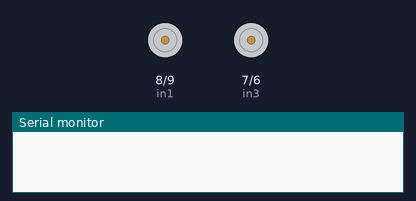
This sketch was run on a simulated Arduino Uno, built with avr-gcc and run on an emulated ATmega328P. On the bench: motor-driver pin pairs drawn as motors (green arrow = first pin HIGH = forward, orange = second pin HIGH = backward, longer = more drive, scaled by the enable pin), the last lines printed to the serial monitor.

Above: at 0.5 s.
At 2.96 s:
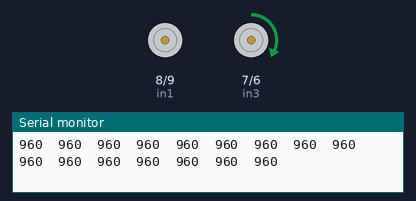
Timing chart, 0 to 3.3 s (numbered marks = the images above):
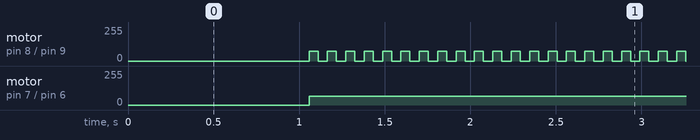

Measured:
- by itself, motor on pin 8 (in1) / pin 9 (in2): alternates forward 73/255 for 0.05 s and stopped for 0.05 s
- by itself, motor on pin 7 (in3) / pin 6 (in4): stopped → forward 67/255 at 1.1 s

The sketch:

Line_follow.ino
```cpp
// connect motor controller pins to Arduino digital pins
// motor one
#include <QTRSensors.h>
QTRSensors qtr;

//[-60,-52,-44,-36,-28,-20,-12,-4,4,12,20,28,36,44,52,60]

const uint8_t SensorCount = 16;
float sensorW[16] = { -0.60, -0.52, -0.44, -0.36, -0.28, -0.20, -0.12, -0.4, 0.4, 0.12, 0.20, 0.28, 0.36, 0.44, 0.52, 0.60 };
uint16_t sensorValues[SensorCount];
double weightedVal[SensorCount];

double position = 0;
double P, I, D, PID, PreErr = 0;
double offset = 3;
;  //7.5
double motorSpeedA;
double motorSpeedB;
double baseSpeed = 70;
double Kp = 1.25;
double Kd = 1.8;

int enA = 10;
int in1 = 8;
int in2 = 9;
// motor two
int enB = 5;
int in3 = 7;
int in4 = 6;

void setup()

{
  // set all the motor control pins to outputs
  pinMode(enA, OUTPUT);
  pinMode(enB, OUTPUT);
  pinMode(in1, OUTPUT);
  pinMode(in2, OUTPUT);
  pinMode(in3, OUTPUT);
  pinMode(in4, OUTPUT);

  qtr.setTypeRC();
  qtr.setSensorPins((const uint8_t[]){ 31, 32, 33, 34, 35, 36, 37, 38, 39, 40, 41, 42, 43, 44, 45, 46 }, SensorCount);
  qtr.setEmitterPin(2);

  Serial.begin(9600);

  digitalWrite(in1, LOW);
  digitalWrite(in2, LOW);
  digitalWrite(in3, LOW);
  digitalWrite(in4, LOW);
}

void sensorRead() {
  double weightedSum = 0;
  double actualSum = 0;
  qtr.read(sensorValues);
  for (uint8_t i = 0; i < SensorCount; i++) {
    sensorValues[i] = map(sensorValues[i], 0, 2500, 1000, 0);
    weightedVal[i] = sensorW[i] * sensorValues[i];
    actualSum += sensorValues[i];
    weightedSum += weightedVal[i];
    Serial.print(sensorValues[i]);
    Serial.print('\t');
  }
  Serial.println("");

  position = weightedSum / actualSum;
  //Serial.println(position*100);


  delay(50);
}


void PID_control() {
  // Serial.println("Kp " + String(Kp,4) + "   KI " + String(Ki,4) + "   KD " + String(Kd,4) );
  //Serial.Println(positionLine);
  P = position * 100;
  D = P - PreErr;
  PID = Kp * P + Kd * D;

  PreErr = P;


  double MSpeedA = baseSpeed + offset - PID;  //
  double MSpeedB = baseSpeed - offset + PID;  //offset has been added to balance motor speeds


  // // constraints for speed

  if (MSpeedA > 140) {
    MSpeedA = 140;
  }

  if (MSpeedB > 140) {
    MSpeedB = 140;
  }

  if (MSpeedA < 40) {
    MSpeedA = 40;
  }

  if (MSpeedB < 30) {
    MSpeedB = 30;
  }

  //Serial.println("Position   " + String(position*100) + "  D  " + String(D) +  "  PID  "+ String(PID));
  // Serial.println("A   " + String(MSpeedA-offset)+ "   B   " +String(MSpeedB+offset));
  //enable pwm
  analogWrite(enA, MSpeedA);
  analogWrite(enB, MSpeedB);

  digitalWrite(in1, HIGH);
  digitalWrite(in2, LOW);
  digitalWrite(in3, HIGH);
  digitalWrite(in4, LOW);
  delay(50);
}

void demoOne() {
  // this function will run the motors in
  //both directions at a fixed speed
  // turn on motor A
  digitalWrite(in1, HIGH);
  digitalWrite(in2, LOW);
  // set speed to 200 out of possible range 0~255
  analogWrite(enA, 105);
  // turn on motor B
  digitalWrite(in3, HIGH);
  digitalWrite(in4, LOW);
  // set speed to 200 out of possible range 0~255
  analogWrite(enB, 90);
  // now change motor directions
}

void loop() {

  delay(1000);
  while (true) {
    sensorRead();
    PID_control();
  }
}
```
